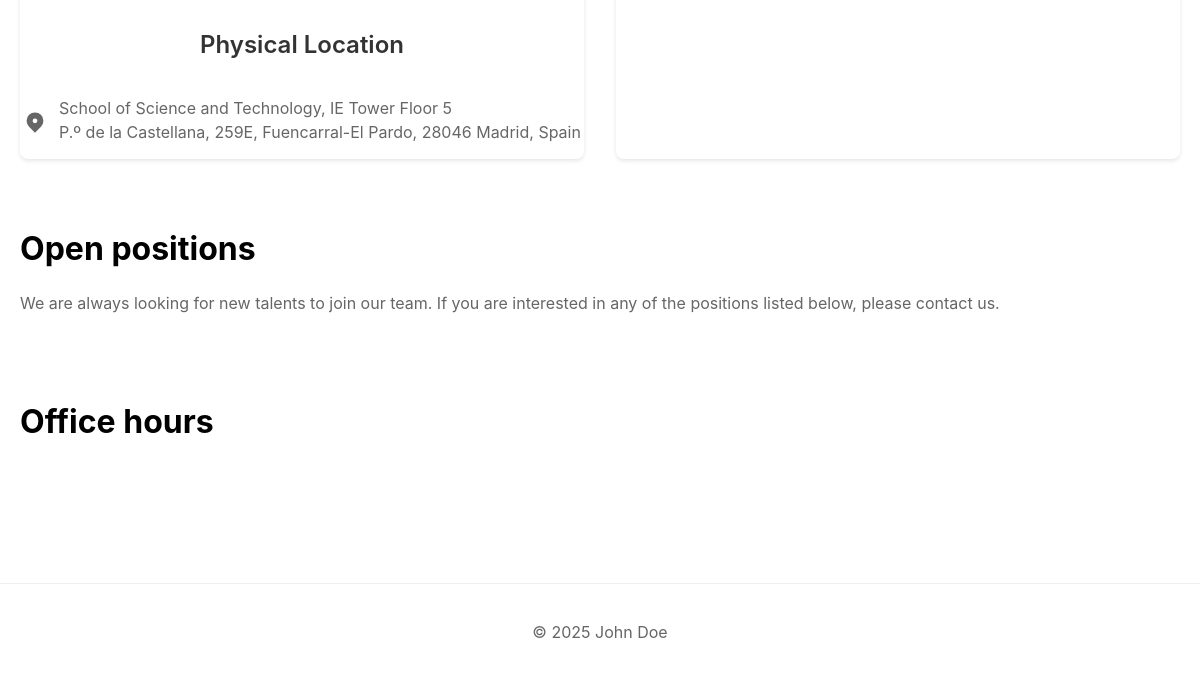
The app's page /contact/ (lower part), older data.
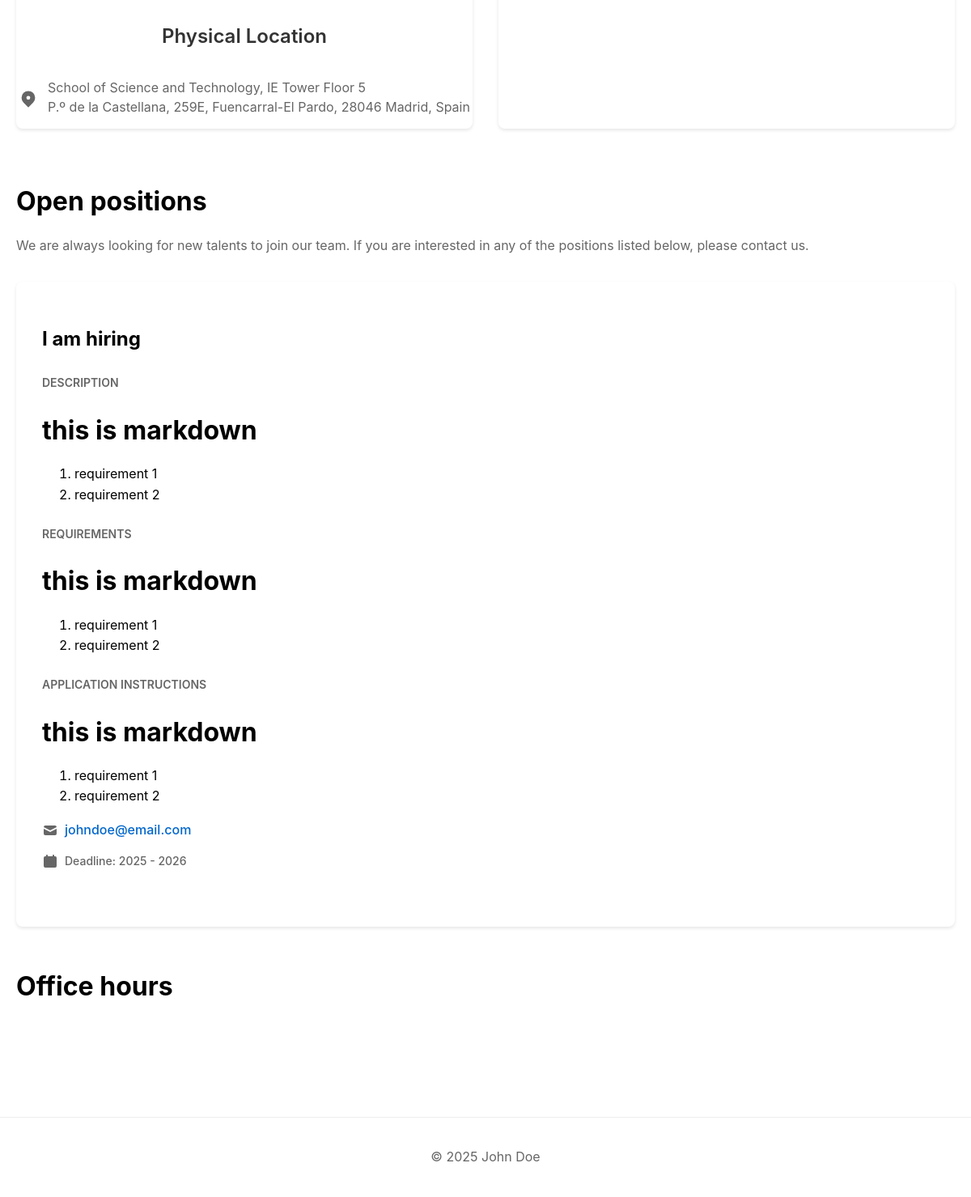
The same page, newer data.
### main/models.py (models this page shows, shortened)
class SiteSettings(models.Model):
    title = models.CharField(('Site Title'), max_length=200, default='John Doe')
    subtitle = models.CharField(('Subtitle'), max_length=200, default='CEO of Doe Corp')
    banner_image = models.ImageField(('Banner Image'), upload_to='banners/', blank=True, null=True)
    calcom_link = models.CharField(max_length=200, blank=True, null=True)
    class Meta:
        verbose_name = ('Site Settings')
        verbose_name_plural = ('Site Settings')
    @classmethod
    def get_settings(cls):
        return cls.objects.first() or cls.objects.create()

class OpenPositions(models.Model):
    title = models.CharField(max_length=200)
    description = models.TextField()
    requirements = models.TextField()
    instructions = models.TextField()
    contact_email = models.EmailField()
    deadline = models.TextField()
    class Meta:
        verbose_name_plural = "Open Positions"

### main/views.py (the view)
# urls.py: path("contact/", views.contact, name="contact"),
def contact(request):
    open_positions = OpenPositions.objects.all()
    site_settings = SiteSettings.get_settings()
    return render(request, "main/contact.html", {"open_positions": open_positions, "site_settings": site_settings})

### main/context_processors.py (called while the page is built)
def site_settings(request):
    return {
        'site_settings': SiteSettings.get_settings()
    }

### main/templatetags/markdown_extras.py (called while the page is built)
@register.filter()
@stringfilter
def markdown(value):
    return md.markdown(value)

### main/templates/main/contact.html (shortened to what this page needs)
{% extends 'base.html' %}
{% load static %}
{% load markdown_extras %}
{% block extra_css %}
<link rel="stylesheet" href="{% static 'css/contact.css' %}">
{% endblock %}
{% block content %}
<div class="contact-container">
  <div class="contact-grid">
    <div class="school-container">
      <a href="https://www.ie.edu/school-science-technology/" target="_blank">
      </a>
      <div class="location-container">
        <h2 class="location-title">Physical Location</h2>
      <div class="address-container">
        <svg xmlns="http://www.w3.org/2000/svg" class="location-icon" viewBox="0 0 20 20" fill="currentColor">
          <path fillRule="evenodd" d="M5.05 4.05a7 7 0 119.9 9.9L10 18.9l-4.95-4.95a7 7 0 010-9.9zM10 11a2 2 0 100-4 2 2 0 000 4z" clipRule="evenodd" />
        </svg>
        <p class="address-text">School of Science and Technology, IE Tower Floor 5<br>P.º de la Castellana, 259E, Fuencarral-El Pardo, 28046 Madrid, Spain</p>
      </div>
    </div>
    </div>
    <div class="map-container">
      <iframe
        src="https://www.google.com/maps/embed?pb=!1m18!1m12!1m3!1d97116.19538809614!2d-3.7714923655639856!3d40.47789524178492!2m3!1f0!2f0!3f0!3m2!1i1024!2i768!4f13.1!3m3!1m2!1s0xd4228c1e451ac01%3A0xa59dc956c1ed626a!2sIE%20University%20-%20IE%20Tower!5e0!3m2!1sen!2ses!4v1729895960458!5m2!1sen!2ses"
        width="600"
        height="450"
        title="IE University Location Map"
        style="border-radius: 8px; border:0;"
        >
      </iframe>
    </div>
  </div>
  <div class="open-positions-section">
    <h1>Open positions</h1>
    <p class="positions-intro">We are always looking for new talents to join our team. If you are interested in any of the positions listed below, please contact us.</p>
    <div class="positions-grid">
      {% for position in open_positions %}
      <div class="position-card">
        <h2>{{ position.title }}</h2>
        <div class="position-section">
          <h3>DESCRIPTION</h3>
          {{ position.description| markdown | safe }}
        </div>
        <div class="position-section">
          <h3>REQUIREMENTS</h3>
          {{ position.requirements| markdown | safe }}
        </div>
        <div class="position-section">
          <h3>APPLICATION INSTRUCTIONS</h3>
          {{ position.instructions| markdown | safe }}
          <div class="application-details">
            <div class="email-container">
              <svg xmlns="http://www.w3.org/2000/svg" class="email-icon" viewBox="0 0 20 20" fill="currentColor">
                <path d="M2.003 5.884L10 9.882l7.997-3.998A2 2 0 0016 4H4a2 2 0 00-1.997 1.884z" />
                <path d="M18 8.118l-8 4-8-4V14a2 2 0 002 2h12a2 2 0 002-2V8.118z" />
              </svg>
              <a href="mailto:{{ position.contact_email }}" class="email-link">
                {{ position.contact_email }}
              </a>
            </div>
            <div class="deadline-container">
              <svg xmlns="http://www.w3.org/2000/svg" class="deadline-icon" viewBox="0 0 20 20" fill="currentColor">
              <path fillRule="evenodd" d="M6 2a1 1 0 00-1 1v1H4a2 2 0 00-2 2v10a2 2 0 002 2h12a2 2 0 002-2V6a2 2 0 00-2-2h-1V3a1 1 0 10-2 0v1H7V3a1 1 0 00-1-1zm0 5a1 1 0 000 2h8a1 1 0 100-2H6z" clipRule="evenodd" />
              </svg>
              <p class="deadline-text">Deadline: {{ position.deadline }}</p>
            </div>
          </div>
        </div>
      </div>
      {% endfor %}
    </div>
  </div>
  <div class="calendar-section">
    <h1>Office hours</h1>
    <div class="cal-embed-container">
    </div>
  </div>
</div>
{% endblock %}

### templates/base.html (shortened to what this page needs)
{% load static %}
<!DOCTYPE html>
<html lang="en">
<head>
    <link rel="stylesheet" href="{% static 'css/base.css' %}">
    {% block extra_css %}{% endblock %}
</head>
<body>
    <main>
        {% block content %}
        {% endblock %}
    </main>
    <footer>
        <p>© {% now "Y" %} {{ site_settings.title }}</p>
    </footer>
</body>
</html>

### static/css/base.css (style rules this page uses)
body { margin: 0; padding: 0; font-family: -apple-system, BlinkMacSystemFont, "Segoe UI", Roboto, Helvetica, Arial, sans-serif; line-height: 1.6; -webkit-text-size-adjust: 100%; box-sizing: border-box; }
*, *:before, *:after { box-sizing: inherit; }
main { max-width: 1200px; margin: 40px auto; padding: 0 20px; }
footer { text-align: center; padding: 20px; color: #666; border-top: 1px solid #eee; }
html, body { margin: 0; padding: 0; overflow-x: hidden; }

### static/css/contact.css (style rules this page uses)
.contact-container { padding-top: 2rem; padding-bottom: 2rem; }
.cal-embed-container { margin-top: 2rem; padding: 1rem; display: flex; justify-content: center; width: 100%; }
.location-icon { width: 20px; height: 20px; }
.address-container { display: flex; align-items: center; flex-direction: row; margin-top: auto; }
.contact-grid { display: grid; grid-template-columns: 1fr 1fr; gap: 2rem; }
.school-container { background-color: white; border-radius: 8px; box-shadow: 0 2px 4px rgba(0, 0, 0, 0.1); display: flex; flex-direction: column; align-items: center; height: 450px; }
.location-title { font-size: 1.5rem; font-weight: 600; color: #333; margin-bottom: 1rem; }
.address-text { color: #666; line-height: 1.5; margin-left: 0.75rem; }
.address-container { display: flex; align-items: middle ; }
.location-icon { width: 24px; height: 24px; color: #666; flex-shrink: 0; margin-top: 3px; }
.map-container iframe { width: 100%; height: 100%; border-radius: 8px; box-shadow: 0 2px 4px rgba(0, 0, 0, 0.1); }
.open-positions-section { margin-top: 4rem; }
.open-positions-section h1 { font-size: 2rem; font-weight: bold; margin-bottom: 1rem; }
.positions-intro { color: #666; margin-bottom: 2rem; }
.positions-grid { display: grid; grid-template-columns: repeat(auto-fit, minmax(300px, 1fr)); gap: 2rem; margin-top: 2rem; }
.position-card { background: white; border-radius: 8px; padding: 2rem; box-shadow: 0 2px 4px rgba(0, 0, 0, 0.1); }
.position-card h2 { font-size: 1.5rem; font-weight: bold; margin-bottom: 1.5rem; }
.position-section { margin-bottom: 1.5rem; }
.position-section h3 { color: #666; font-size: 0.875rem; font-weight: 600; margin-bottom: 0.75rem; }
.application-details { margin-top: 1rem; }
.email-link { display: flex; align-items: center; color: #0066cc; text-decoration: none; font-weight: 500; }
.email-icon { margin-right: 0.5rem; }
.deadline-container { display: flex; align-items: center; color: #666; }
.deadline-icon { width: 20px; height: 20px; margin-right: 0.5rem; }
.deadline-text { font-size: 0.875rem; font-weight: 500; }
.email-icon { width: 20px; height: 20px; margin-right: 0.5rem; }
.email-container { display: flex; align-items: center; color: #666; }
.location-container { margin-top: auto; display: flex; flex-direction: column; align-items: center; color: #666; }
.calendar-section { margin-top: 3rem; width: 100%; }

Row changes from the older to the newer data that the page shows:
added OpenPositions: title "I am hiring", description "this is markdown requirement 1 requirement 2", requirements "this is markdown requirement 1 requirement 2", instructions "this is markdown requirement 1 requirement 2", contact_email "johndoe@email.com", deadline "2025 - 2026"
